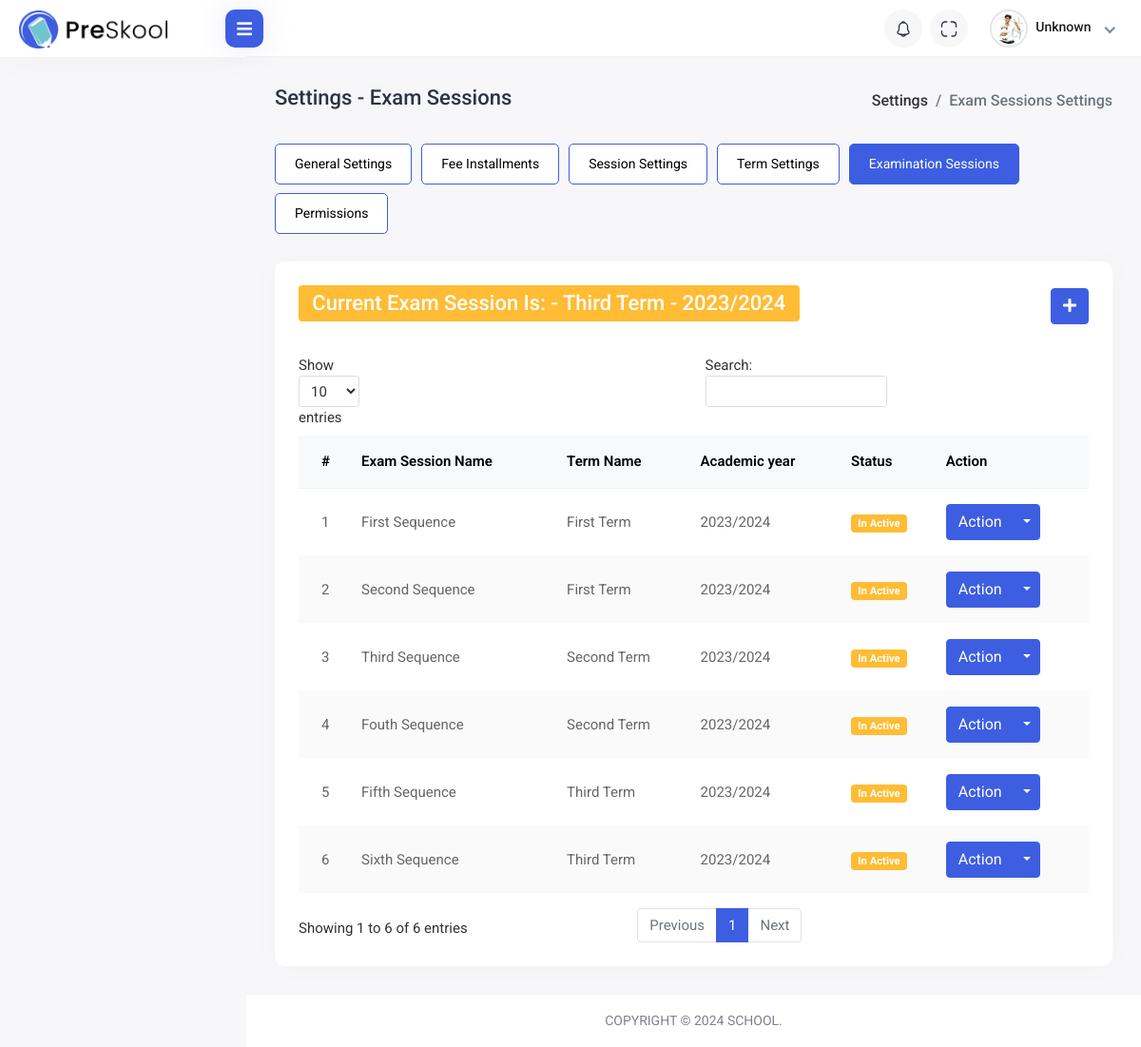
The app's page /settings/exam-sessions/ with its own data.
### apps/terms/models.py (models this page shows, shortened)
class Term(TimeStampedUUIDModel):
    term = models.CharField(
        verbose_name=_("Session"),
        max_length=20,
        choices=TermChoices.choices,
        default=TermChoices.FIRST_TERM,
    )
    academic_year = models.ForeignKey(AcademicYear, on_delete=models.CASCADE)
    is_current = models.BooleanField(default=False)
    def __str__(self):
        return f"{self.term} - {self.academic_year.name}"

class AcademicYear(TimeStampedUUIDModel):
    name = models.CharField(verbose_name=_("Academic Year"), max_length=100)
    start_date = models.DateField(verbose_name=_("Start Date"))
    end_date = models.DateField(verbose_name=_("End Date"), blank=True, null=True)
    is_current = models.BooleanField(default=False)

class ExaminationSession(TimeStampedUUIDModel):
    term = models.ForeignKey(
        Term, related_name="examination_sessions", on_delete=models.CASCADE
    )
    exam_session = models.CharField(
        verbose_name=_("Exam Sequence"),
        max_length=20,
        choices=ExamSequenceChoices.choices,
        default=ExamSequenceChoices.FIRST_SEQUENCE,
    )
    is_current = models.BooleanField(default=False)

### apps/settings/views.py (the view)
# urls.py: path("exam-sessions/", views.exam_session_view, name="setting-exam-sessions"),
def exam_session_view(request):
    exam_sessions = ExaminationSession.objects.all()
    sessions = AcademicYear.objects.all()
    terms = Term.objects.all()
    current_session = sessions.filter(is_current=True).first()
    current_term = terms.filter(is_current=True).first()
    current_exam_session = ExaminationSession.objects.filter(is_current=True).first()
    template_name = "settings/exam-session.html"
    context = {
        "section": "settings",
        "sessions": sessions,
        "terms": terms,
        "exam_sessions": exam_sessions,
        "current_session": current_session,
        "current_term": current_term,
        "current_exam_session": current_exam_session,
    }
    return render(request, template_name, context)

### templates/settings/exam-session.html (shortened to what this page needs)
{% extends 'base.html' %}
{% load static %}
{% block content %}
<div class="content container-fluid">
    <div class="page-header">
        <div class="row">
            <div class="col">
                <h3 class="page-title">Settings - Exam Sessions</h3>
                <ul class="breadcrumb">
                    <li class="breadcrumb-item"><a href="#">Settings</a></li>
                    <li class="breadcrumb-item active">Exam Sessions Settings</li>
                </ul>
            </div>
        </div>
    </div>
    {% include '../utils/settings-menu.html' %}
    <div class="row">
        <div class="col-sm-12">
            <div class="card card-table">
                <div class="card-body">
                    <div class="page-header">
                        <div class="row align-items-center">
                            <div class="col">
                                <h3 class="page-title badge bg-warning text-wrap text-white">Current Exam Session Is:
                                    {{current_exam_session.exam_session}} - {{current_term.term}} -
                                    {{current_term.academic_year.name}}</h3>
                            </div>
                            <div class="col-auto text-end float-end ms-auto download-grp">
                                <a class="btn btn-primary" href="#" data-bs-toggle="modal"
                                    data-bs-target="#add_subject">
                                    <i class="fas fa-plus"></i>
                                </a>
                            </div>
                        </div>
                    </div>
                    <div class="table-responsive">
                        <table
                            class="table border-0 star-student table-hover table-center mb-0 datatable table-striped">
                            <thead class="student-thread">
                                <tr>
                                    <th>#</th>
                                    <th>Exam Session Name</th>
                                    <th>Term Name</th>
                                    <th>Academic year</th>
                                    <th>Status</th>
                                    <th>Action</th>
                                </tr>
                            </thead>
                            <tbody>
                                {% for exam in exam_sessions %}
                                <tr>
                                    <td>{{forloop.counter}}</td>
                                    <td>{{exam.exam_session}}</td>
                                    <td>{{exam.term.term}}</td>
                                    <td>{{exam.term.academic_year.name}}</td>
                                    <td>
                                        {% if exam.is_current %}
                                        <span class="badge bg-success">Active Session</span>
                                    </td>
                                    {% else %}
                                    <span class="badge bg-warning">In Active</span></td>
                                    {% endif %}
                                    <td>
                                        <div class="btn-group">
                                            <button type="button" class="btn btn-primary">Action</button>
                                            <button type="button"
                                                class="btn btn-primary dropdown-toggle dropdown-toggle-split"
                                                data-bs-toggle="dropdown" aria-haspopup="true" aria-expanded="false">
                                            </button>
                                        </div>
                                    </td>
                                </tr>
                                {% endfor %}
                            </tbody>
                        </table>
                    </div>
                </div>
            </div>
        </div>
    </div>
</div>
{% endblock content %}

### templates/base.html (shortened to what this page needs)
{% load static %}
<!DOCTYPE html>
<html lang="en">
<head>
    <link rel="stylesheet" href="{% static 'assets/plugins/bootstrap/css/bootstrap.min.css' %}">
    <link rel="stylesheet" href="{% static 'assets/plugins/feather/feather.css' %}">
    <link rel="stylesheet" href="{% static 'assets/plugins/icons/flags/flags.css' %}">
    <link rel="stylesheet" href="{% static 'assets/plugins/fontawesome/css/fontawesome.min.css' %}">
    <link rel="stylesheet" href="{% static 'assets/plugins/fontawesome/css/all.min.css' %}">
    <link rel="stylesheet" href="{% static 'assets/plugins/scrollbar/scroll.min.css' %}">
    <link rel="stylesheet" href="{% static 'assets/plugins/dragula/css/dragula.min.css'  %}">
    <link rel="stylesheet" href="{% static 'assets/plugins/alertify/alertify.min.css' %}">
    <link rel="stylesheet" href="{% static 'assets/css/style.css' %}">
    <link href="https://cdn.jsdelivr.net/gh/gitbrent/bootstrap4-toggle@3.6.1/css/bootstrap4-toggle.min.css" rel="stylesheet">
</head>
<body>
    <div class="main-wrapper">
        <div class="page-wrapper">
            {% include 'utils/header.html' %}
            {% block content %}
            {% endblock content %}
            {% include 'utils/footer.html' %}
        </div>
    </div>
</body>
</html>

### templates/utils/header.html (shortened to what this page needs)
{% load static %}
{% load student_tags %}
<div class="header">
    <div class="header-left">
        <a href="index.html" class="logo">
            <img src="{% static 'assets/img/logo.png' %}" alt="Logo">
        </a>
    </div>
    <div class="menu-toggle">
        <a href="javascript:void(0);" id="toggle_btn">
            <i class="fas fa-bars"></i>
        </a>
    </div>
    <ul class="nav user-menu">
        <li class="nav-item dropdown noti-dropdown me-2">
            <a href="#" class="dropdown-toggle nav-link header-nav-list" data-bs-toggle="dropdown">
                <img src="{% static 'assets/img/icons/header-icon-05.svg' %}" alt="">
            </a>
        </li>
        <li class="nav-item zoom-screen me-2">
            <a href="#" class="nav-link header-nav-list win-maximize">
                <img src="{% static 'assets/img/icons/header-icon-04.svg' %}" alt="">
            </a>
        </li>
        <li class="nav-item dropdown has-arrow new-user-menus">
            <a href="#" class="dropdown-toggle nav-link" data-bs-toggle="dropdown">
                <span class="user-img">
                    <img class="rounded-circle" src="{% static 'assets/img/profiles/avatar-01.jpg' %}" width="31"
                        alt="Soeng Souy">
                    <div class="user-text">
                        {% if user.is_authenticated %}
                            <h6>{{user.username | capfirst}}</h6>
                        {% else %}
                            <h6>Unknown</h6>
                        {% endif %}
                    </div>
                </span>
            </a>
        </li>
    </ul>
</div>

### templates/utils/settings-menu.html
<div class="settings-menu-links">
    <ul class="nav nav-tabs menu-tabs">
        <li class="nav-item {% if request.resolver_match.url_name == 'settings-home' %}active{% endif %}">
            <a class="nav-link" href="{% url 'settings:settings-home' %}">General Settings</a>
        </li>
        <li class="nav-item {% if request.resolver_match.url_name == 'settings-fees' %}active{% endif %}">
            <a class="nav-link" href="{% url 'settings:settings-fees' %}">Fee Installments</a>
        </li>
        <li class="nav-item {% if request.resolver_match.url_name == 'setting-sessions' %}active{% endif %}">
            <a class="nav-link" href="{% url 'settings:setting-sessions' %}">Session Settings</a>
        </li>
        <li class="nav-item {% if request.resolver_match.url_name == 'setting-terms' %}active{% endif %}">
            <a class="nav-link" href="{% url 'settings:setting-terms' %}">Term Settings</a>
        </li>
        <li class="nav-item {% if request.resolver_match.url_name == 'setting-exam-sessions' %}active{% endif %}">
            <a class="nav-link" href="{% url 'settings:setting-exam-sessions' %}">Examination Sessions</a>
        </li>
        <li class="nav-item {% if request.resolver_match.url_name == 'toggle-marks-uploads' %}active{% endif %}">
            <a class="nav-link" href="{% url 'settings:toggle-marks-uploads' %}">Permissions</a>
        </li>
    </ul>
</div>

### templates/utils/footer.html
<footer>
    <p>Copyright © 2024 School.</p>
</footer>

### records on screen
Term: term "Third Term", academic_year.name "2023/2024"
ExaminationSession: exam_session "First Sequence", term.term "First Term", term.academic_year.name "2023/2024", is_current "In Active"
ExaminationSession: exam_session "Second Sequence", term.term "First Term", term.academic_year.name "2023/2024", is_current "In Active"
ExaminationSession: exam_session "Third Sequence", term.term "Second Term", term.academic_year.name "2023/2024", is_current "In Active"
ExaminationSession: exam_session "Fouth Sequence", term.term "Second Term", term.academic_year.name "2023/2024", is_current "In Active"
ExaminationSession: exam_session "Fifth Sequence", term.term "Third Term", term.academic_year.name "2023/2024", is_current "In Active"
ExaminationSession: exam_session "Sixth Sequence", term.term "Third Term", term.academic_year.name "2023/2024", is_current "In Active"
